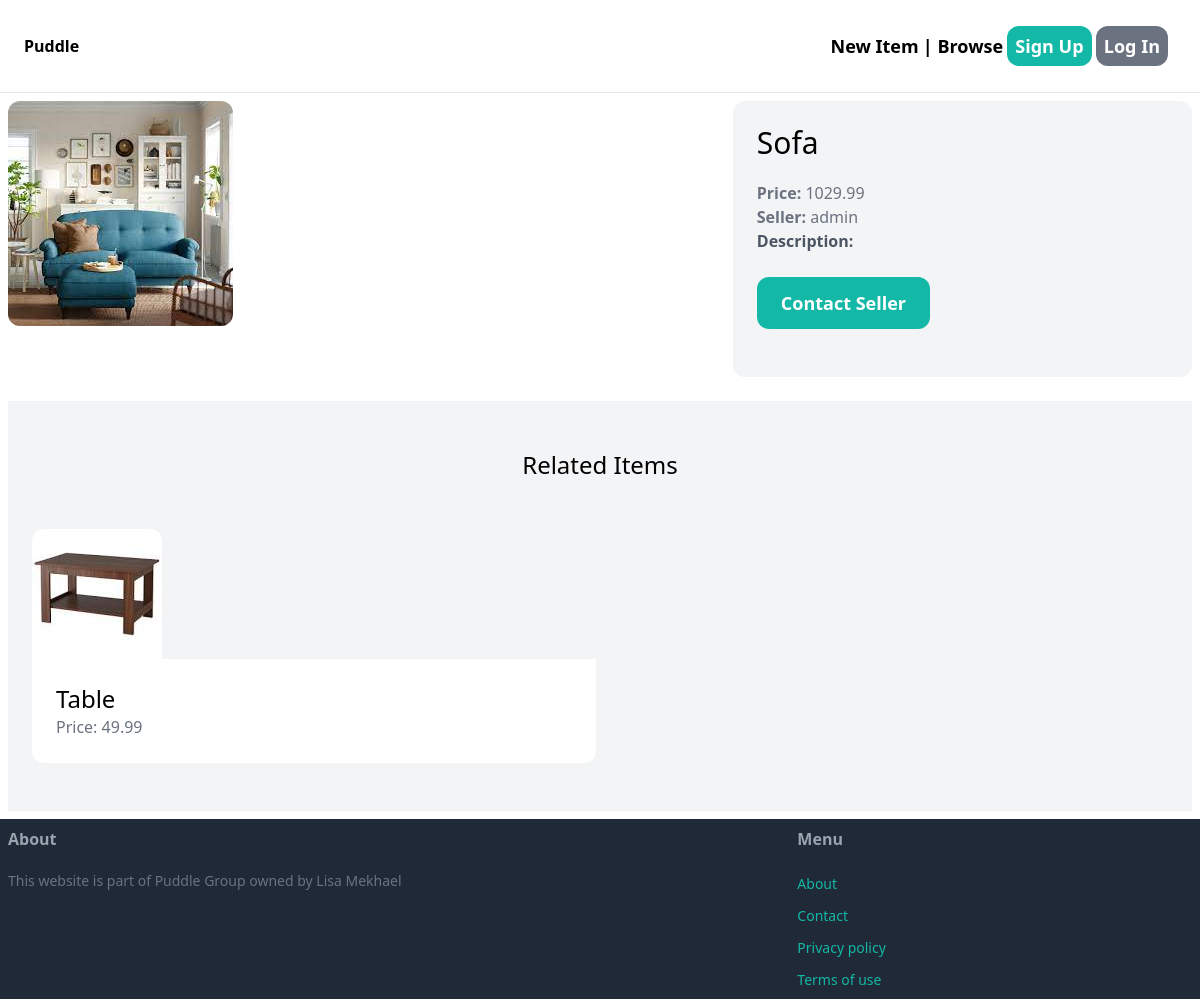
/item/2/, run on the app's committed database.
### item/models.py (models this page shows, shortened)
class Item(models.Model):
    category = models.ForeignKey(Category , related_name='items' , on_delete=models.CASCADE)
    name=models.CharField(max_length=255)
    image = models.ImageField(upload_to='item_images' , blank=True , null=True)
    descrip = models.TextField(blank=True , null=True)
    price = models.FloatField()
    is_sold=models.BooleanField(default=False)
    created_at = models.DateTimeField(auto_now_add=True)
    created_by = models.ForeignKey(User , related_name='items' , on_delete=models.CASCADE)
    class Meta:
        ordering=('name',)
        verbose_name_plural='Items'

### item/views.py (the view)
# urls.py: path('<int:pk>/', views.detail , name='detail'),
def detail(request,pk ):
    item = get_object_or_404(Item , pk=pk)
    related_items = Item.objects.filter(category =item.category , is_sold = False ).exclude(pk=pk)[0:3]
    return render(request , 'item/detail.html',{ #append
        'item' : item,
        'related_items' : related_items  #send to the html
    })

### item/templates/item/detail.html (shortened to what this page needs)
{% extends 'core/base.html' %}
{% block content %}
<div class="grid grid-cols-5 gap-6">
    <div class="col-span-3">
        <img src="{{ item.image.url }}" class="rounded-xl">
    </div>
    <div class="col-span-2 p-6 bg-gray-100 rounded-xl">
        <h1 class="mb-5 text-3xl">{{item.name}}</h1>
        <p class="text-gray-500"><strong>Price: </strong>{{item.price}}</p>
        <p class="text-gray-500"><strong>Seller: </strong>{{item.created_by.username}}</p>
        <p class="text-gray-600"><strong>Description: </strong> <br>{{ item.descrip }}</p>
        {% if request.user == item.created_by %}
        <div class="rounded-xl">
            <a href="{% url 'item:delete' item.id %}" class="inline-block mt-6 px-6 py-3 textlg font-semibold bg-red-500 text-white rounded-xl">Delete</a>
            <a href="{% url 'item:edit' item.id %}" class="inline-block mt-6 px-6 py-3 textlg font-semibold bg-teal-500 text-white rounded-xl">Edit</a>
        </div>
        {%else%}
        <a href="{% url 'conversation:convo' item.id %}" class="inline-block my-6 px-6 py-3 text-lg font-semibold bg-teal-500 text-white rounded-xl hover:bg-teal-700">Contact Seller</a>
        {%endif %}
    </div>
</div>
<div class = "mt-6 px-6 py-12 bg-gray-100 roundex-xl">
    <h2 class="mb-12 text-2xl text-center">Related Items</h2>
    <div class ='grid grid-cols-2 gap-2'>
        {% for item in related_items %}
        <div>
            <a href="{% url 'item:detail' item.id %}">
                <div>
                    <img src="{{item.image.url}}" class="rounded-t-xl">
                </div>
                <div class="p-6 bg-white rounded-b-xl">
                    <h2 class="text-2xl">{{item.name}}  </h2>
                    <p class="text-gray-500">Price: {{item.price}}</p>
                </div>
            </a>
        </div>
        {%endfor%}
    </div>
 </div>
{% endblock %}

### data on the page
Item: image (picture), name "Sofa", price "1029.99", created_by.username "admin"
Item: image (picture), name "Table", price "49.99"
